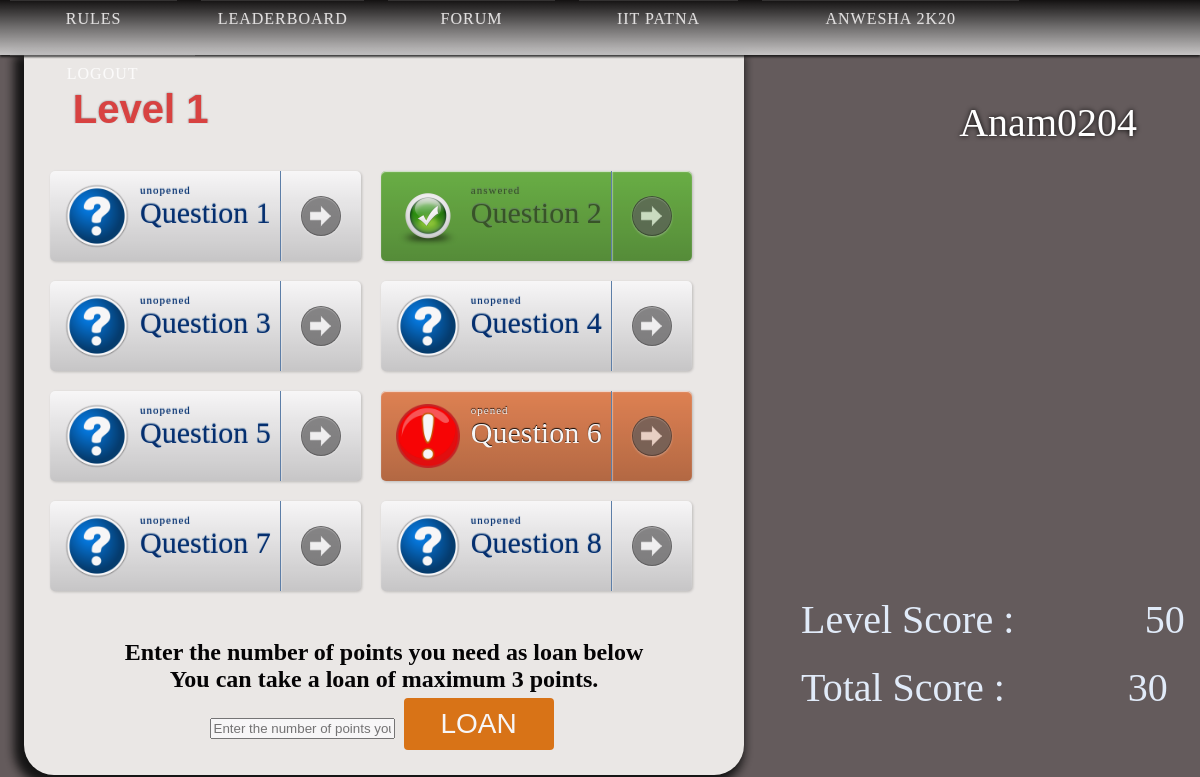
Page /profile.php (signed in) on the committed database.
### tables this page shows
CREATE TABLE `ContestantsData` (
  `Username` varchar(15) NOT NULL,
  `Level` int(11) NOT NULL DEFAULT '1',
  `Level Score` int(11) NOT NULL DEFAULT '40',
  `Total Score` int(11) NOT NULL DEFAULT '40',
  `level loan` int(11) NOT NULL DEFAULT '0'
);

### support/check.php (called while the page is built, shortened)
<?php
$db_connection = mysqli_connect('localhost','atm1504','11312113','njath');
if (!isset($CONST)) {
    $CONST["advance"] = 6;
    $CONST["njath-home"] = "https://njath.celesta.org.in";
    $query = "SELECT COUNT(DISTINCT SUBSTRING(`Question ID`,1,1)) AS `C` FROM `Questions`";
    $query = mysqli_fetch_array(mysqli_query($db_connection, $query));
    $CONST["levels"] = $query["C"];
    $query = "SELECT COUNT(DISTINCT SUBSTRING(`Question ID`,2,1)) AS `C` FROM `Questions`";
    $query = mysqli_fetch_array(mysqli_query($db_connection, $query));
    $CONST["questions"] = $query["C"];
    $query = "SELECT COUNT(DISTINCT SUBSTRING(`Question ID`,3,1)) AS `C` FROM `Questions`";
    $query = mysqli_fetch_array(mysqli_query($db_connection, $query));
    $CONST["buffer"] = $query["C"];
}
?>

### function.php (called while the page is built, shortened)
<?php
if (!function_exists("load_constants")) {
 function load_constants() {
    global $CONST;
    $l = $_SESSION["level"];
        $CONST["advance-bonus"] = 40 * $l;
        $CONST["question-cost"] = 20 * $l;
    $CONST["question-score"] = 30 * $l;
        $CONST["question-penalty"] = 30 * $l;
        $CONST["bonus-quest"] = 50 * $l;
 }
}
?>

### profile.php (the view, shortened to what this page needs)
<?php
require_once 'function.php';
require './support/check.php';
function get_max_loan()
{
    require './support/dbcon.php';
    $queryloan = "SELECT * FROM `ContestantsData` WHERE `username` = '{$_SESSION["username"]}'";
    $queryloan = mysqli_fetch_array(mysqli_query($db_connection, $queryloan));
    $prev = $queryloan["level loan"];
    return max(0, intval(floor((100*intval($_SESSION["total-score"]))/115) - floor((intval($prev)*115)/100)));
}
?>
<!DOCTYPE html>
<html>
    <head><meta http-equiv="Content-Type" content="text/html; charset=utf-8">
        <link href="profile.css" rel="stylesheet" type="text/css" />
        <link href="navbar.css" rel="stylesheet" type="text/css" />
        <link href="button.css" rel="stylesheet" type="text/css" />
    </head>
    <body>
        <nav class="cl-effect-9">
            <a href="./rules.php">
                <span>Rules</span>
            </a>
            <a href="./leaderboard.php" >
                <span>Leaderboard</span>
            </a>
            <a href="https://www.facebook.com/iit.njath/app/202980683107053/">
                <span>Forum</span>
            </a>
            <a href="http://www.iitp.ac.in">
                <span>IIT Patna</span>
            </a>
            <a href="https://anwesha.info">
                <span>Anwesha 2k20</span>
            </a>
            <a href="./logout.php">
                <span>Logout</span>
            </a>
        </nav>
        <div id="user-info">
            <h2 id="user"><?php echo($_SESSION['username']); ?></h2>
            <h2 id="level-score">Level Score : <span><?php echo($_SESSION['level-score']); ?></span></h2>
            <h2 id="total-score">Total Score : <span><?php echo($_SESSION['total-score']); ?></span></h2>
        </div>
        <div id="button-wrapper">
            <?php
            	if (intval($_SESSION["level"]) > 7) {
            	?>
            	<h3 class="type-label">NJATH COMPLETED!</h3>
            	<?php
                } else {
                ?>
            <div id="question-div">
                <?php
                $query = "SELECT `Q-U`.* FROM `Questions-{$_SESSION["username"]}` AS `Q-U` "
                        . "LEFT JOIN `Questions` AS `Q` ON `Q-U`.`Question ID` = `Q`.`Question ID` "
                        . "WHERE `Q-U`.`Question Number` LIKE '{$_SESSION["level"]}_' ORDER BY `Q-U`.`Question Number`";
                $query = mysqli_query($db_connection, $query);
                for ($i = 0; $i < $CONST["questions"]; $i++) {
                    $questions[$i] = mysqli_fetch_array($query);
                    $questions[$i]["Score"] = $CONST["question-score"];
                    $questions[$i]["Cost"] = $CONST["question-cost"];
                    if ($questions[$i]["Time Opened"] == -1) {
                        $questions[$i]["State"] = "unopened";
                    } else if ($questions[$i]["Time Answered"] == -1) {
                        $questions[$i]["State"] = "opened";
                    } else {
                        $questions[$i]["State"] = "answered";
                    }
                }
                ?>
                <h3 class="type-label"><?php
                    echo "Level " . $_SESSION["level"] . "";
                    ?></h3>
                <ul>
                    <?php
                    $n = $CONST["questions"];
                    for ($i = 0; $i < $n; $i++) {
                        ?>
                        <li>
                            <a href="javascript:;" onclick="document.getElementById('form-<?php echo $i; ?>').submit();"
                               class="a-btn <?php echo $questions[$i]["State"]; ?>">
                                <img src="./images/<?php
                                switch ($questions[$i]["State"]) {
                                    case "unopened": echo "quest2.png";
                                        break;
                                    case "opened": echo "exclaim.png";
                                        break;
                                    case "answered": echo "tick.png";
                                        break;
                                }
                                ?>" alt="<?php
                                     switch ($questions[$i]["State"]) {
                                         case "unopened": echo $questions[$i]["Cost"];
                                             break;
                                         case "opened": echo $questions[$i]["Score"];
                                             break;
                                         case "answered": echo $questions[$i]["Obtained Score"];
                                             break;
                                     }
                                     ?>"/>
                                <span class="a-btn-text">
                                    <small><?php echo $questions[$i]["State"]; ?></small>
                                    Question <?php echo $i + 1; ?>
                                </span>
                                <span class="a-btn-icon-right"><span></span></span>
                            </a> </li>
                        <?php
                    }
                    ?>
                </ul>
                <div><br><br>
                <center>
                    <h2>Enter the number of points you need as loan below</h2>
                    <h2>You can take a loan of maximum <?php echo get_max_loan(); ?> points.</h2>
                        <form method="POST" id="form-loan" action="profile.php"  >
                         <input id="loanrequest" type="text" name="loanrequest" placeholder="Enter the number of points you need as loan" />
                        <button class="button" style="background: rgb(223, 117, 20);" href='javascript:;' onclick="document.getElementById('form-loan').submit();" id="hint-btn">
                            <span>LOAN</span>
                        </button>
                        </form>
                </center>
                </div>
            </div>
                <?php
            }
            ?>
        </div>
    </body>
</html>

### navbar.css (style rules this page uses)
nav { background: linear-gradient(black,#757575,#e0e0e0); opacity: 0.8; position:fixed; top:0em; left:0em; width:100%; height:55px; box-shadow: 0 2px 2px #111; z-index: 1; min-width: inherit; }
nav a { position: relative; display: inline-block; margin: 15px 0; outline: none; color: white; text-decoration: none; text-transform: uppercase; text-align: center; letter-spacing: 1px; font-weight: 400; text-shadow: 0 0 1px rgba(255,255,255,0.3); font-size: 1em; }
.cl-effect-9 a { margin: 0 10px; padding: 10px 15px; }
.cl-effect-9 a::before, .cl-effect-9 a::after { position: absolute; top: 0; left: 0; width: 100%; height: 1px; background: linear-gradient(white,#757575); content: ''; opacity: 0.2; -webkit-transition: opacity 0.3s, height 0.3s; -moz-transition: opacity 0.3s, height 0.3s; transition: opacity 0.3s, height 0.3s; }
.cl-effect-9 a::after { top: 93%; opacity: 0; box-shadow: 0 1px 3px #757575; -webkit-transition: -webkit-transform 0.3s, opacity 0.3s; -moz-transition: -moz-transform 0.3s, opacity 0.3s; transition: transform 0.3s, opacity 0.3s; -webkit-transform: translateY(-10px); -moz-transform: translateY(-10px); transform: translateY(-10px); }
.cl-effect-9 a span:first-child { z-index: 2; display: block; font-weight: 300; border-top: 10px; }

### button.css (style rules this page uses)
.button { border-radius: 4px; background-color: #f4511e; border: none; color: #FFFFFF; text-align: center; font-size: 28px; padding: 10px; width: 150px; transition: all 0.5s; cursor: pointer; margin: 5px; }
.button span { cursor: pointer; display: inline-block; position: relative; transition: 0.5s; }
.button span:after { content: '\00bb'; position: absolute; opacity: 0; top: 0; right: -20px; transition: 0.5s; }

### rows in the picture
questions-anam0204: shows a picture, State "answered"
contestantsdata: level loan "3"

### other values in the picture
$_SESSION['username'] "Anam0204"
$_SESSION['level-score'] "50"
$_SESSION['total-score'] "30"
$_SESSION["level"] "1"
$questions[$i]["State"] "unopened"
$questions[$i]["State"] "opened"
